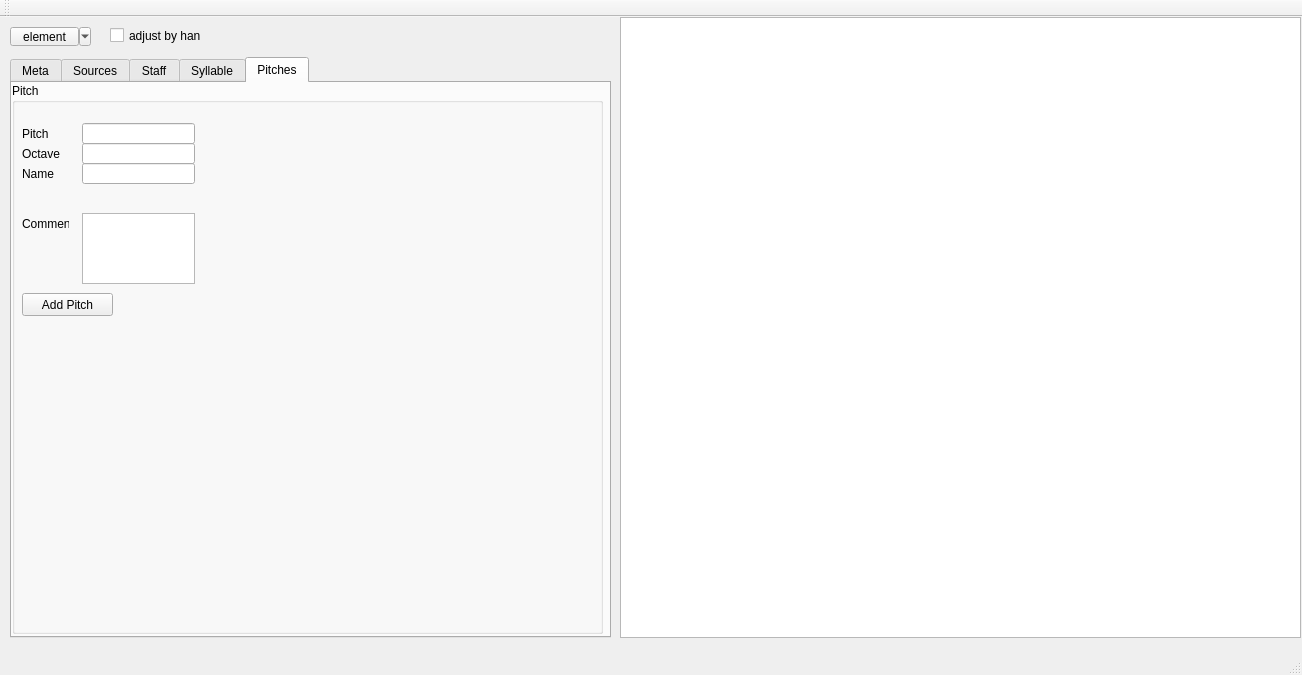
<?xml version="1.0" encoding="UTF-8"?>
<ui version="4.0">
 <class>MainWindow</class>
 <widget class="QMainWindow" name="MainWindow">
  <property name="geometry">
   <rect>
    <x>0</x>
    <y>0</y>
    <width>1302</width>
    <height>675</height>
   </rect>
  </property>
  <property name="windowTitle">
   <string>meiNeumesEditor</string>
  </property>
  <widget class="QWidget" name="centralWidget">
   <widget class="QTextEdit" name="textEdit">
    <property name="enabled">
     <bool>true</bool>
    </property>
    <property name="geometry">
     <rect>
      <x>620</x>
      <y>0</y>
      <width>681</width>
      <height>621</height>
     </rect>
    </property>
   </widget>
   <widget class="QToolButton" name="toolButton">
    <property name="geometry">
     <rect>
      <x>10</x>
      <y>10</y>
      <width>81</width>
      <height>19</height>
     </rect>
    </property>
    <property name="text">
     <string>element</string>
    </property>
    <property name="popupMode">
     <enum>QToolButton::MenuButtonPopup</enum>
    </property>
   </widget>
   <widget class="QTabWidget" name="tabWidget">
    <property name="geometry">
     <rect>
      <x>10</x>
      <y>40</y>
      <width>601</width>
      <height>581</height>
     </rect>
    </property>
    <property name="currentIndex">
     <number>4</number>
    </property>
    <widget class="QWidget" name="meta">
     <attribute name="title">
      <string>Meta</string>
     </attribute>
     <widget class="QPushButton" name="metaButton">
      <property name="geometry">
       <rect>
        <x>10</x>
        <y>450</y>
        <width>91</width>
        <height>23</height>
       </rect>
      </property>
      <property name="text">
       <string>create meta data</string>
      </property>
     </widget>
     <widget class="QLineEdit" name="titleLine">
      <property name="geometry">
       <rect>
        <x>70</x>
        <y>90</y>
        <width>361</width>
        <height>21</height>
       </rect>
      </property>
      <property name="inputMask">
       <string/>
      </property>
      <property name="text">
       <string/>
      </property>
     </widget>
     <widget class="QLabel" name="titleLabel">
      <property name="geometry">
       <rect>
        <x>10</x>
        <y>90</y>
        <width>47</width>
        <height>21</height>
       </rect>
      </property>
      <property name="text">
       <string>Title</string>
      </property>
     </widget>
     <widget class="QLabel" name="composerLabel">
      <property name="geometry">
       <rect>
        <x>10</x>
        <y>120</y>
        <width>47</width>
        <height>21</height>
       </rect>
      </property>
      <property name="text">
       <string>Composer</string>
      </property>
     </widget>
     <widget class="QLineEdit" name="composerLine">
      <property name="geometry">
       <rect>
        <x>70</x>
        <y>120</y>
        <width>361</width>
        <height>21</height>
       </rect>
      </property>
      <property name="inputMask">
       <string/>
      </property>
      <property name="text">
       <string/>
      </property>
     </widget>
     <widget class="QLabel" name="authorLabel1">
      <property name="geometry">
       <rect>
        <x>10</x>
        <y>150</y>
        <width>47</width>
        <height>21</height>
       </rect>
      </property>
      <property name="text">
       <string>Author</string>
      </property>
     </widget>
     <widget class="QLabel" name="authorLabel2">
      <property name="geometry">
       <rect>
        <x>10</x>
        <y>180</y>
        <width>47</width>
        <height>21</height>
       </rect>
      </property>
      <property name="text">
       <string>Author</string>
      </property>
     </widget>
     <widget class="QLabel" name="abailabilityLabel">
      <property name="geometry">
       <rect>
        <x>10</x>
        <y>240</y>
        <width>61</width>
        <height>21</height>
       </rect>
      </property>
      <property name="text">
       <string>Availability</string>
      </property>
     </widget>
     <widget class="QLineEdit" name="authorLine1">
      <property name="geometry">
       <rect>
        <x>70</x>
        <y>150</y>
        <width>361</width>
        <height>21</height>
       </rect>
      </property>
      <property name="inputMask">
       <string/>
      </property>
      <property name="text">
       <string/>
      </property>
     </widget>
     <widget class="QLineEdit" name="authorLine2">
      <property name="geometry">
       <rect>
        <x>70</x>
        <y>180</y>
        <width>361</width>
        <height>21</height>
       </rect>
      </property>
      <property name="inputMask">
       <string/>
      </property>
      <property name="text">
       <string/>
      </property>
     </widget>
     <widget class="QLabel" name="commentLabel">
      <property name="geometry">
       <rect>
        <x>10</x>
        <y>300</y>
        <width>61</width>
        <height>21</height>
       </rect>
      </property>
      <property name="text">
       <string>Comments</string>
      </property>
     </widget>
     <widget class="QTextEdit" name="availabilityText">
      <property name="geometry">
       <rect>
        <x>70</x>
        <y>240</y>
        <width>361</width>
        <height>51</height>
       </rect>
      </property>
     </widget>
     <widget class="QTextEdit" name="commentsText">
      <property name="geometry">
       <rect>
        <x>70</x>
        <y>300</y>
        <width>361</width>
        <height>51</height>
       </rect>
      </property>
     </widget>
     <widget class="QLineEdit" name="languageLine">
      <property name="geometry">
       <rect>
        <x>70</x>
        <y>210</y>
        <width>361</width>
        <height>20</height>
       </rect>
      </property>
     </widget>
     <widget class="QLabel" name="languageLabel">
      <property name="geometry">
       <rect>
        <x>10</x>
        <y>210</y>
        <width>47</width>
        <height>21</height>
       </rect>
      </property>
      <property name="text">
       <string>Language</string>
      </property>
     </widget>
     <widget class="QLineEdit" name="keywordsLine">
      <property name="geometry">
       <rect>
        <x>70</x>
        <y>360</y>
        <width>361</width>
        <height>20</height>
       </rect>
      </property>
     </widget>
     <widget class="QLabel" name="keywordLabel">
      <property name="geometry">
       <rect>
        <x>10</x>
        <y>360</y>
        <width>61</width>
        <height>21</height>
       </rect>
      </property>
      <property name="text">
       <string>Keywords</string>
      </property>
     </widget>
    </widget>
    <widget class="QWidget" name="sources">
     <attribute name="title">
      <string>Sources</string>
     </attribute>
     <widget class="QLineEdit" name="sourceIDLine">
      <property name="geometry">
       <rect>
        <x>70</x>
        <y>90</y>
        <width>361</width>
        <height>21</height>
       </rect>
      </property>
     </widget>
     <widget class="QLineEdit" name="sourceAuthorLine">
      <property name="geometry">
       <rect>
        <x>70</x>
        <y>120</y>
        <width>361</width>
        <height>21</height>
       </rect>
      </property>
     </widget>
     <widget class="QLineEdit" name="sourceTitleLine">
      <property name="geometry">
       <rect>
        <x>70</x>
        <y>150</y>
        <width>361</width>
        <height>21</height>
       </rect>
      </property>
     </widget>
     <widget class="QLineEdit" name="sourcePubStatusLine">
      <property name="geometry">
       <rect>
        <x>100</x>
        <y>180</y>
        <width>331</width>
        <height>21</height>
       </rect>
      </property>
     </widget>
     <widget class="QLabel" name="sourceIDLabel">
      <property name="geometry">
       <rect>
        <x>10</x>
        <y>90</y>
        <width>47</width>
        <height>21</height>
       </rect>
      </property>
      <property name="text">
       <string>ID</string>
      </property>
     </widget>
     <widget class="QLabel" name="sourceAuthorLabel">
      <property name="geometry">
       <rect>
        <x>10</x>
        <y>120</y>
        <width>47</width>
        <height>21</height>
       </rect>
      </property>
      <property name="text">
       <string>Author</string>
      </property>
     </widget>
     <widget class="QLabel" name="sourceTitleLabel">
      <property name="geometry">
       <rect>
        <x>10</x>
        <y>150</y>
        <width>47</width>
        <height>21</height>
       </rect>
      </property>
      <property name="text">
       <string>Title</string>
      </property>
     </widget>
     <widget class="QLabel" name="sourcePubStatusLabel">
      <property name="geometry">
       <rect>
        <x>10</x>
        <y>180</y>
        <width>91</width>
        <height>21</height>
       </rect>
      </property>
      <property name="text">
       <string>Publication Status</string>
      </property>
     </widget>
     <widget class="QLineEdit" name="sourceMediumLine">
      <property name="geometry">
       <rect>
        <x>70</x>
        <y>210</y>
        <width>361</width>
        <height>21</height>
       </rect>
      </property>
     </widget>
     <widget class="QLineEdit" name="sourceXLine">
      <property name="geometry">
       <rect>
        <x>70</x>
        <y>240</y>
        <width>31</width>
        <height>21</height>
       </rect>
      </property>
     </widget>
     <widget class="QLabel" name="sourceMediumLabel">
      <property name="geometry">
       <rect>
        <x>10</x>
        <y>210</y>
        <width>47</width>
        <height>21</height>
       </rect>
      </property>
      <property name="text">
       <string>Medium</string>
      </property>
     </widget>
     <widget class="QLineEdit" name="sourceYLine">
      <property name="geometry">
       <rect>
        <x>120</x>
        <y>240</y>
        <width>31</width>
        <height>21</height>
       </rect>
      </property>
     </widget>
     <widget class="QLineEdit" name="sourceUnitLine">
      <property name="geometry">
       <rect>
        <x>190</x>
        <y>240</y>
        <width>31</width>
        <height>21</height>
       </rect>
      </property>
     </widget>
     <widget class="QLabel" name="sourceDimensionLabel">
      <property name="geometry">
       <rect>
        <x>10</x>
        <y>240</y>
        <width>47</width>
        <height>21</height>
       </rect>
      </property>
      <property name="text">
       <string>Dimension</string>
      </property>
     </widget>
     <widget class="QLabel" name="label_13">
      <property name="geometry">
       <rect>
        <x>110</x>
        <y>240</y>
        <width>16</width>
        <height>21</height>
       </rect>
      </property>
      <property name="text">
       <string>x</string>
      </property>
     </widget>
     <widget class="QLabel" name="sourceUnitLabel">
      <property name="geometry">
       <rect>
        <x>160</x>
        <y>240</y>
        <width>47</width>
        <height>21</height>
       </rect>
      </property>
      <property name="text">
       <string>Unit:</string>
      </property>
     </widget>
     <widget class="QLineEdit" name="sourceConditionLine">
      <property name="geometry">
       <rect>
        <x>70</x>
        <y>270</y>
        <width>361</width>
        <height>21</height>
       </rect>
      </property>
     </widget>
     <widget class="QLabel" name="sourceConditionLabel">
      <property name="geometry">
       <rect>
        <x>10</x>
        <y>270</y>
        <width>47</width>
        <height>21</height>
       </rect>
      </property>
      <property name="text">
       <string>Condition</string>
      </property>
     </widget>
     <widget class="QLineEdit" name="sourceExtentLine">
      <property name="geometry">
       <rect>
        <x>70</x>
        <y>300</y>
        <width>361</width>
        <height>21</height>
       </rect>
      </property>
     </widget>
     <widget class="QLabel" name="sourceExtentLabel">
      <property name="geometry">
       <rect>
        <x>10</x>
        <y>300</y>
        <width>47</width>
        <height>21</height>
       </rect>
      </property>
      <property name="text">
       <string>Extent</string>
      </property>
     </widget>
     <widget class="QLabel" name="sourceHandwritingLabel">
      <property name="geometry">
       <rect>
        <x>10</x>
        <y>330</y>
        <width>91</width>
        <height>21</height>
       </rect>
      </property>
      <property name="text">
       <string>Handwriting Style</string>
      </property>
     </widget>
     <widget class="QTextEdit" name="sourceStyleText">
      <property name="geometry">
       <rect>
        <x>110</x>
        <y>330</y>
        <width>321</width>
        <height>51</height>
       </rect>
      </property>
     </widget>
     <widget class="QPushButton" name="sourceCreateButton">
      <property name="geometry">
       <rect>
        <x>10</x>
        <y>400</y>
        <width>75</width>
        <height>23</height>
       </rect>
      </property>
      <property name="text">
       <string>create source</string>
      </property>
     </widget>
     <widget class="QPushButton" name="sourceAddButton">
      <property name="geometry">
       <rect>
        <x>90</x>
        <y>400</y>
        <width>75</width>
        <height>23</height>
       </rect>
      </property>
      <property name="text">
       <string>add source</string>
      </property>
     </widget>
     <widget class="QPushButton" name="sourceFinishButton">
      <property name="geometry">
       <rect>
        <x>170</x>
        <y>400</y>
        <width>75</width>
        <height>23</height>
       </rect>
      </property>
      <property name="text">
       <string>finish</string>
      </property>
     </widget>
    </widget>
    <widget class="QWidget" name="music">
     <attribute name="title">
      <string>Staff</string>
     </attribute>
     <widget class="QGroupBox" name="groupBox">
      <property name="geometry">
       <rect>
        <x>0</x>
        <y>0</y>
        <width>591</width>
        <height>551</height>
       </rect>
      </property>
      <property name="title">
       <string>Staff</string>
      </property>
      <widget class="QLabel" name="label">
       <property name="geometry">
        <rect>
         <x>10</x>
         <y>20</y>
         <width>47</width>
         <height>21</height>
        </rect>
       </property>
       <property name="text">
        <string>ID</string>
       </property>
      </widget>
      <widget class="QLabel" name="label_2">
       <property name="geometry">
        <rect>
         <x>10</x>
         <y>40</y>
         <width>47</width>
         <height>21</height>
        </rect>
       </property>
       <property name="text">
        <string>Linecount</string>
       </property>
      </widget>
      <widget class="QLabel" name="label_3">
       <property name="geometry">
        <rect>
         <x>10</x>
         <y>60</y>
         <width>47</width>
         <height>21</height>
        </rect>
       </property>
       <property name="text">
        <string>Clefline</string>
       </property>
      </widget>
      <widget class="QLabel" name="label_4">
       <property name="geometry">
        <rect>
         <x>10</x>
         <y>80</y>
         <width>47</width>
         <height>21</height>
        </rect>
       </property>
       <property name="text">
        <string>Clefshape</string>
       </property>
      </widget>
      <widget class="QLineEdit" name="lineEdit">
       <property name="geometry">
        <rect>
         <x>70</x>
         <y>20</y>
         <width>113</width>
         <height>21</height>
        </rect>
       </property>
      </widget>
      <widget class="QLineEdit" name="lineEdit_2">
       <property name="geometry">
        <rect>
         <x>70</x>
         <y>40</y>
         <width>113</width>
         <height>21</height>
        </rect>
       </property>
      </widget>
      <widget class="QLineEdit" name="lineEdit_3">
       <property name="geometry">
        <rect>
         <x>70</x>
         <y>60</y>
         <width>113</width>
         <height>21</height>
        </rect>
       </property>
      </widget>
      <widget class="QLineEdit" name="lineEdit_4">
       <property name="geometry">
        <rect>
         <x>70</x>
         <y>80</y>
         <width>113</width>
         <height>21</height>
        </rect>
       </property>
      </widget>
      <widget class="QPushButton" name="pushButton">
       <property name="geometry">
        <rect>
         <x>10</x>
         <y>110</y>
         <width>91</width>
         <height>23</height>
        </rect>
       </property>
       <property name="text">
        <string>Create Staffdef</string>
       </property>
      </widget>
      <widget class="QPushButton" name="pushButton_2">
       <property name="geometry">
        <rect>
         <x>110</x>
         <y>110</y>
         <width>75</width>
         <height>23</height>
        </rect>
       </property>
       <property name="text">
        <string>Add Clef</string>
       </property>
      </widget>
     </widget>
    </widget>
    <widget class="QWidget" name="tab">
     <attribute name="title">
      <string>Syllable</string>
     </attribute>
     <widget class="QGroupBox" name="groupBox_2">
      <property name="geometry">
       <rect>
        <x>0</x>
        <y>0</y>
        <width>591</width>
        <height>551</height>
       </rect>
      </property>
      <property name="title">
       <string>Syllable</string>
      </property>
      <widget class="QLabel" name="label_5">
       <property name="geometry">
        <rect>
         <x>10</x>
         <y>40</y>
         <width>47</width>
         <height>21</height>
        </rect>
       </property>
       <property name="text">
        <string>Page</string>
       </property>
      </widget>
      <widget class="QLabel" name="label_6">
       <property name="geometry">
        <rect>
         <x>10</x>
         <y>60</y>
         <width>47</width>
         <height>21</height>
        </rect>
       </property>
       <property name="text">
        <string>Line</string>
       </property>
      </widget>
      <widget class="QLabel" name="label_7">
       <property name="geometry">
        <rect>
         <x>10</x>
         <y>80</y>
         <width>47</width>
         <height>21</height>
        </rect>
       </property>
       <property name="text">
        <string>Syllable</string>
       </property>
      </widget>
      <widget class="QLineEdit" name="lineEdit_5">
       <property name="geometry">
        <rect>
         <x>70</x>
         <y>40</y>
         <width>113</width>
         <height>21</height>
        </rect>
       </property>
      </widget>
      <widget class="QLineEdit" name="lineEdit_6">
       <property name="geometry">
        <rect>
         <x>70</x>
         <y>60</y>
         <width>113</width>
         <height>21</height>
        </rect>
       </property>
      </widget>
      <widget class="QLineEdit" name="lineEdit_7">
       <property name="geometry">
        <rect>
         <x>70</x>
         <y>80</y>
         <width>113</width>
         <height>21</height>
        </rect>
       </property>
      </widget>
      <widget class="QPushButton" name="pushButton_3">
       <property name="geometry">
        <rect>
         <x>10</x>
         <y>210</y>
         <width>91</width>
         <height>23</height>
        </rect>
       </property>
       <property name="text">
        <string>Create Syllablle</string>
       </property>
      </widget>
      <widget class="QPushButton" name="pushButton_4">
       <property name="geometry">
        <rect>
         <x>110</x>
         <y>210</y>
         <width>75</width>
         <height>23</height>
        </rect>
       </property>
       <property name="text">
        <string>Add Variant</string>
       </property>
      </widget>
      <widget class="QLabel" name="label_10">
       <property name="geometry">
        <rect>
         <x>10</x>
         <y>120</y>
         <width>47</width>
         <height>21</height>
        </rect>
       </property>
       <property name="text">
        <string>Comment</string>
       </property>
      </widget>
      <widget class="QTextEdit" name="textEdit_2">
       <property name="geometry">
        <rect>
         <x>70</x>
         <y>120</y>
         <width>113</width>
         <height>71</height>
        </rect>
       </property>
      </widget>
     </widget>
    </widget>
    <widget class="QWidget" name="tab_2">
     <attribute name="title">
      <string>Pitches</string>
     </attribute>
     <widget class="QGroupBox" name="groupBox_3">
      <property name="geometry">
       <rect>
        <x>0</x>
        <y>0</y>
        <width>591</width>
        <height>551</height>
       </rect>
      </property>
      <property name="title">
       <string>Pitch</string>
      </property>
      <widget class="QLabel" name="label_16">
       <property name="geometry">
        <rect>
         <x>10</x>
         <y>40</y>
         <width>47</width>
         <height>21</height>
        </rect>
       </property>
       <property name="text">
        <string>Pitch</string>
       </property>
      </widget>
      <widget class="QLineEdit" name="lineEdit_13">
       <property name="geometry">
        <rect>
         <x>70</x>
         <y>40</y>
         <width>113</width>
         <height>21</height>
        </rect>
       </property>
      </widget>
      <widget class="QPushButton" name="pushButton_5">
       <property name="geometry">
        <rect>
         <x>10</x>
         <y>210</y>
         <width>91</width>
         <height>23</height>
        </rect>
       </property>
       <property name="text">
        <string>Add Pitch</string>
       </property>
      </widget>
      <widget class="QLineEdit" name="lineEdit_14">
       <property name="geometry">
        <rect>
         <x>70</x>
         <y>60</y>
         <width>113</width>
         <height>21</height>
        </rect>
       </property>
      </widget>
      <widget class="QLabel" name="label_17">
       <property name="geometry">
        <rect>
         <x>10</x>
         <y>60</y>
         <width>47</width>
         <height>21</height>
        </rect>
       </property>
       <property name="text">
        <string>Octave</string>
       </property>
      </widget>
      <widget class="QLabel" name="label_18">
       <property name="geometry">
        <rect>
         <x>10</x>
         <y>130</y>
         <width>47</width>
         <height>21</height>
        </rect>
       </property>
       <property name="text">
        <string>Comment</string>
       </property>
      </widget>
      <widget class="QTextEdit" name="textEdit_3">
       <property name="geometry">
        <rect>
         <x>70</x>
         <y>130</y>
         <width>113</width>
         <height>71</height>
        </rect>
       </property>
      </widget>
      <widget class="QLineEdit" name="lineEdit_15">
       <property name="geometry">
        <rect>
         <x>70</x>
         <y>80</y>
         <width>113</width>
         <height>21</height>
        </rect>
       </property>
      </widget>
      <widget class="QLabel" name="label_19">
       <property name="geometry">
        <rect>
         <x>10</x>
         <y>80</y>
         <width>47</width>
         <height>21</height>
        </rect>
       </property>
       <property name="text">
        <string>Name</string>
       </property>
      </widget>
     </widget>
    </widget>
   </widget>
   <widget class="QCheckBox" name="adjustByHand">
    <property name="geometry">
     <rect>
      <x>110</x>
      <y>10</y>
      <width>91</width>
      <height>17</height>
     </rect>
    </property>
    <property name="text">
     <string>adjust by hand</string>
    </property>
   </widget>
  </widget>
  <widget class="QToolBar" name="mainToolBar">
   <attribute name="toolBarArea">
    <enum>TopToolBarArea</enum>
   </attribute>
   <attribute name="toolBarBreak">
    <bool>false</bool>
   </attribute>
  </widget>
  <widget class="QStatusBar" name="statusBar"/>
  <widget class="QMenuBar" name="menuBar">
   <property name="geometry">
    <rect>
     <x>0</x>
     <y>0</y>
     <width>1302</width>
     <height>21</height>
    </rect>
   </property>
  </widget>
 </widget>
 <layoutdefault spacing="6" margin="11"/>
 <resources/>
 <connections/>
</ui>
